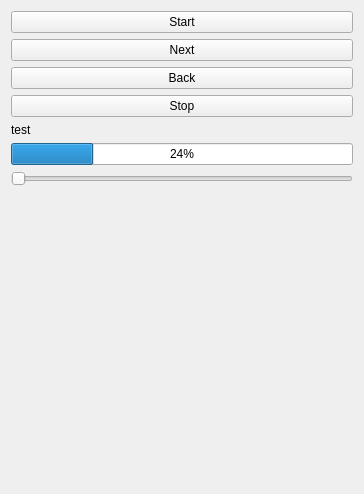
<?xml version="1.0" encoding="UTF-8"?>
<ui version="4.0">
 <class>XALabelerModule</class>
 <widget class="qMRMLWidget" name="XALabelerModule">
  <property name="geometry">
   <rect>
    <x>0</x>
    <y>0</y>
    <width>364</width>
    <height>494</height>
   </rect>
  </property>
  <layout class="QVBoxLayout" name="verticalLayout">
   <item>
    <widget class="QPushButton" name="startButton">
     <property name="enabled">
      <bool>true</bool>
     </property>
     <property name="toolTip">
      <string>Run the algorithm.</string>
     </property>
     <property name="text">
      <string>Start</string>
     </property>
    </widget>
   </item>
   <item>
    <widget class="QPushButton" name="nextButton">
     <property name="text">
      <string>Next</string>
     </property>
    </widget>
   </item>
   <item>
    <widget class="QPushButton" name="backButton">
     <property name="text">
      <string>Back</string>
     </property>
    </widget>
   </item>
   <item>
    <widget class="QPushButton" name="stopButton">
     <property name="text">
      <string>Stop</string>
     </property>
    </widget>
   </item>
   <item>
    <widget class="QLabel" name="label">
     <property name="text">
      <string>test</string>
     </property>
    </widget>
   </item>
   <item>
    <widget class="QProgressBar" name="progressBar">
     <property name="value">
      <number>24</number>
     </property>
    </widget>
   </item>
   <item>
    <widget class="QSlider" name="horizontalSlider">
     <property name="orientation">
      <enum>Qt::Horizontal</enum>
     </property>
    </widget>
   </item>
   <item>
    <widget class="qMRMLSegmentEditorWidget" name="segmentEditorWidget"/>
   </item>
   <item>
    <spacer name="verticalSpacer">
     <property name="orientation">
      <enum>Qt::Vertical</enum>
     </property>
     <property name="sizeHint" stdset="0">
      <size>
       <width>20</width>
       <height>40</height>
      </size>
     </property>
    </spacer>
   </item>
  </layout>
 </widget>
 <customwidgets>
  <customwidget>
   <class>qMRMLWidget</class>
   <extends>QWidget</extends>
   <header>qMRMLWidget.h</header>
   <container>1</container>
  </customwidget>
  <customwidget>
   <class>qMRMLSegmentEditorWidget</class>
   <extends>qMRMLWidget</extends>
   <header>qMRMLSegmentEditorWidget.h</header>
  </customwidget>
 </customwidgets>
 <resources/>
 <connections/>
</ui>
